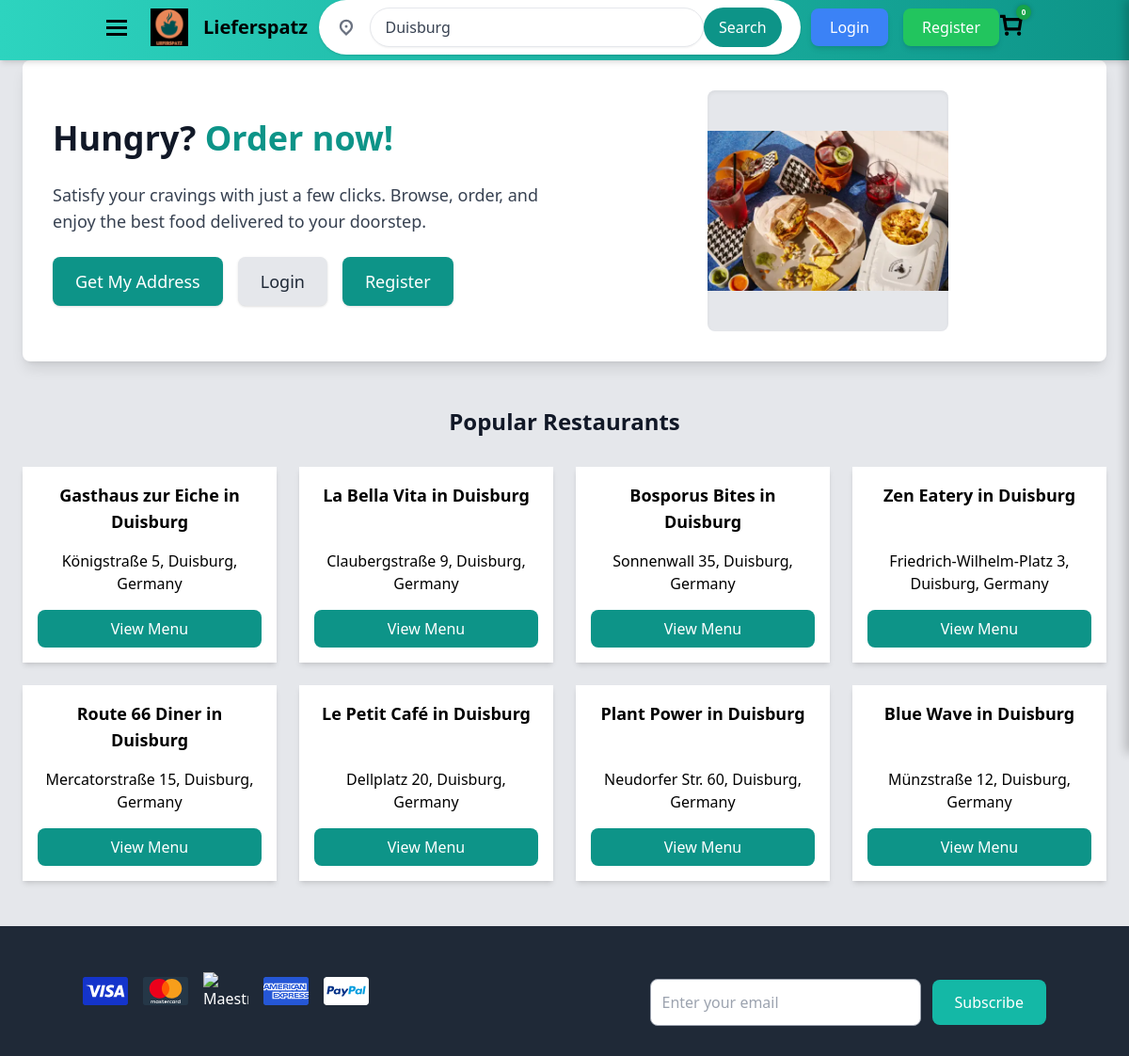
The page / on the database its author committed.
### models.py (models this page shows)
class Restaurant(db.Model):
    id = db.Column(db.Integer, primary_key=True)
    user_id = db.Column(db.Integer, db.ForeignKey("user.id"), nullable=False)
    name = db.Column(db.String(150), nullable=False)
    address = db.Column(db.String(255), nullable=False)
    city = db.Column(db.String(100), nullable=False)
    image_url = db.Column(db.String(255))
    description = db.Column(db.Text)
    rating = db.Column(db.Integer, default=0, nullable=False)  # ✅ Added default rating
    user = db.relationship("User", backref="restaurants")
    menu_items = db.relationship("MenuItem", backref="restaurant", lazy=True)

### app.py (the view)
@app.route("/")
def home():
    city = request.args.get("city", "Duisburg")  # Default city
    user = current_user if current_user.is_authenticated else None  # Ensure logout works
    restaurants = Restaurant.query.filter_by(city=city).all()
    return render_template("index.html", restaurants=restaurants, city=city, user=user)

### app.py (called while the page is built)
@app.before_request
def make_session_permanent():
    session.permanent = False  # Ensure sessions expire on logout

@app.context_processor
def inject_cart_count():
    cart = session.get("cart", {})
    cart_count = sum(item["quantity"] for item in cart.values()) if cart else 0
    return dict(cart_count=cart_count)

### templates/index.html (shortened to what this page needs)
<!DOCTYPE html>
<html lang="en">
<head>
    <link rel="stylesheet" href="/static/css/tailwind.css">
    <link rel="stylesheet" href="https://unpkg.com/leaflet@1.9.4/dist/leaflet.css"/>
</head>
<body class="bg-gray-200 font-sans flex flex-col min-h-screen">
</body>
</html>
<header class="fixed top-0 left-0 w-full bg-gradient-to-r from-teal-400 to-teal-600 shadow-md z-50">
  <div class="container mx-auto flex items-center justify-between px-6">
    <div class="flex items-center space-x-6">
      <button class="focus:outline-none" aria-label="Open Menu">
        <svg width="24" height="24" viewBox="0 0 24 24" fill="none" class="cursor-pointer">
          <title>Menu</title>
          <path
            fill-rule="evenodd"
            clip-rule="evenodd"
            d="M23 4H1v3h22V4Zm0 7H1v3h22v-3ZM1 18h22v3H1v-3Z"
            fill="currentColor">
          </path>
        </svg>
      </button>
      <a href="/" aria-label="Lieferspatz Home" class="flex items-center">
        <img src="/static/favicon.png" alt="Lieferspatz Logo" class="w-10 h-10" />
        <span class="text-xl font-bold ml-4">Lieferspatz</span>
      </a>
    </div>
    <div class="relative flex-1 flex justify-center ml-auto">
      <div class="flex items-center bg-white rounded-full px-5 py-2 shadow space-x-4 w-full max-w-lg">
<div class="relative flex-1 flex justify-center">
  <div class="relative w-full max-w-lg">
      <input id="location-input" type="text" placeholder="Enter Your Location"
          class="w-full px-4 py-2 text-gray-700 bg-white border rounded-full shadow-sm">
  </div>
  <button id="search-btn" class="px-4 py-2 bg-teal-600 text-white rounded-full ml-2">Search</button>
</div>
      </div>
    </div>
    <div class="flex items-center space-x-4">
        {% if current_user.is_authenticated %}
            <span id="welcome-text" class="text-white font-semibold">
                Welcome, <span class="capitalize">{{ current_user.first_name }}</span>!
            </span>
            <button id="logout-btn"
            class="px-5 py-2 bg-red-500 text-white font-medium rounded-lg hover:bg-red-600 transition-all shadow-md">
            Logout
          </button>
        {% else %}
            <a href="/login" id="login-btn"
                class="px-5 py-2 bg-blue-500 text-white font-medium rounded-lg hover:bg-blue-600 transition-all shadow-md">
                Login
            </a>
            <a href="/register" id="register-btn"
                class="px-5 py-2 bg-green-500 text-white font-medium rounded-lg hover:bg-green-600 transition-all shadow-md">
                Register
            </a>
        {% endif %}
    </div>
        <div class="relative">
          <button id="cart-btn" class="focus:outline-none">
              <svg width="26" height="26" viewBox="0 0 24 24" fill="none">
                  <path fill-rule="evenodd" clip-rule="evenodd"
                      d="M5.5 18H21l2-12.5H6.5l-.5-3H.9v3h2.5L5.5 18Zm14-9.5-1 6.5H8L7 8.5h12.5ZM7.5 23a2 2 0 1 0 0-4 2 2 0 0 0 0 4Zm14-2a2 2 0 1 1-4 0 2 2 0 0 1 4 0Z"
                      fill="currentColor"></path>
              </svg>
          </button>
          <div id="cart-bubble" class="absolute top-0 right-0 bg-green-600 text-white text-xs font-bold rounded-full w-5 h-5 flex items-center justify-center hidden">
              0
          </div>
        </div>
    </div>
</header>
<section class="bg-gray-200 mt-16 pt-32 pb-12">
  <div class="bg-white rounded-lg shadow-lg p-8 mx-auto max-w-6xl flex flex-col md:flex-row items-center gap-8">
    <div class="flex-1 space-y-6 text-center md:text-left">
      <h1 class="text-4xl font-extrabold text-gray-900 leading-tight">
        Hungry? <span class="text-teal-600">Order now!</span>
      </h1>
      <p class="text-gray-700 text-lg">
        Satisfy your cravings with just a few clicks. Browse, order, and enjoy the best food delivered to your doorstep.
      </p>
      <div class="flex flex-wrap gap-4 justify-center md:justify-start">
        <button id="getLocationButton" class="px-6 py-3 bg-teal-600 text-white text-lg font-medium rounded-lg shadow hover:bg-teal-700 focus:ring-4 focus:ring-teal-300 focus:outline-none transition-all">
          Get My Address
        </button>
        <a href="/login" class="px-6 py-3 bg-gray-200 text-gray-800 text-lg font-medium rounded-lg shadow hover:bg-gray-300 focus:ring-4 focus:ring-gray-200 focus:outline-none transition-all">
          Login
        </a>
        <a href="/register" class="px-6 py-3 bg-teal-600 text-white text-lg font-medium rounded-lg shadow hover:bg-teal-700 focus:ring-4 focus:ring-teal-300 focus:outline-none transition-all">
          Register
        </a>
      </div>
    </div>
    <div class="flex-1 flex justify-center items-center">
      <div class="bg-gray-200 rounded-lg w-64 h-64 flex items-center justify-center shadow-inner">
        <img src="/static/images/hero_image.png" alt="Delicious meal" class="w-full h-full object-contain rounded-lg" />
      </div>
    </div>
  </div>
</section>
<section class="max-w-6xl mx-auto py-12">
  <h2 class="text-2xl font-bold text-gray-900 mb-8 text-center">Popular Restaurants</h2>
  <div id="restaurant-list" class="grid grid-cols-4 gap-6">
    {% for restaurant in restaurants %}
    <div class="p-4 bg-white shadow-md rounded-2xl hover:shadow-lg transition flex flex-col justify-between h-full">
        <div class="text-center">
            <h3 class="text-lg font-semibold">{{ restaurant.name }}</h3>
            <p class="text-gray-600">{{ restaurant.address }}</p>
        </div>
        <a href="{{ url_for('restaurant_menu', restaurant_id=restaurant.id) }}"
           class="mt-4 px-4 py-2 bg-teal-600 text-white rounded-lg text-center hover:bg-teal-700 transition block">
            View Menu
        </a>
    </div>
    {% endfor %}
</div>
</section>
<footer class="bg-gray-800 text-white py-8 mt-auto">
  <div class="container mx-auto flex flex-col md:flex-row justify-between items-center space-y-6 md:space-y-0">
      <div class="flex items-center space-x-4">
          <img src="/static/images/visa.svg" alt="Visa" class="w-12">
          <img src="/static/images/mastercard.svg" alt="MasterCard" class="w-12">
          <img src="/static/images/maestro.svg" alt="Maestro" class="w-12">
          <img src="/static/images/amex.svg" alt="American Express" class="w-12">
          <img src="/static/images/paypal.svg" alt="PayPal" class="w-12">
      </div>
      <div class="flex items-center space-x-3">
          <input
              type="email"
              placeholder="Enter your email"
              class="w-72 p-3 rounded-lg border border-gray-400 text-gray-800 focus:outline-none focus:border-teal-400"
          />
          <button class="bg-teal-500 text-white px-6 py-3 rounded-lg hover:bg-teal-600">
              Subscribe
          </button>
      </div>
  </div>
</footer>
</body>
</html>

### rows shown on the page
Restaurant: name "Gasthaus zur Eiche in Duisburg", address "Königstraße 5, Duisburg, Germany"
Restaurant: name "La Bella Vita in Duisburg", address "Claubergstraße 9, Duisburg, Germany"
Restaurant: name "Bosporus Bites in Duisburg", address "Sonnenwall 35, Duisburg, Germany"
Restaurant: name "Zen Eatery in Duisburg", address "Friedrich-Wilhelm-Platz 3, Duisburg, Germany"
Restaurant: name "Route 66 Diner in Duisburg", address "Mercatorstraße 15, Duisburg, Germany"
Restaurant: name "Le Petit Café in Duisburg", address "Dellplatz 20, Duisburg, Germany"
Restaurant: name "Plant Power in Duisburg", address "Neudorfer Str. 60, Duisburg, Germany"
Restaurant: name "Blue Wave in Duisburg", address "Münzstraße 12, Duisburg, Germany"
